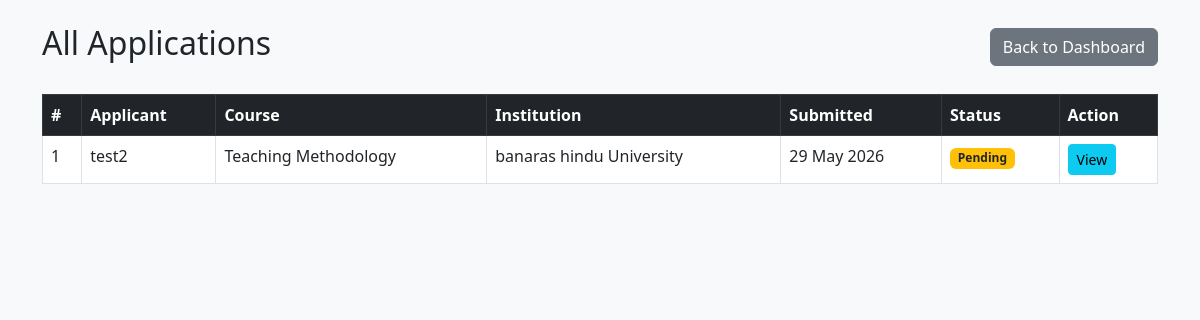
/applications/admin/list/ (signed in), run on an earlier commit of the app's database.
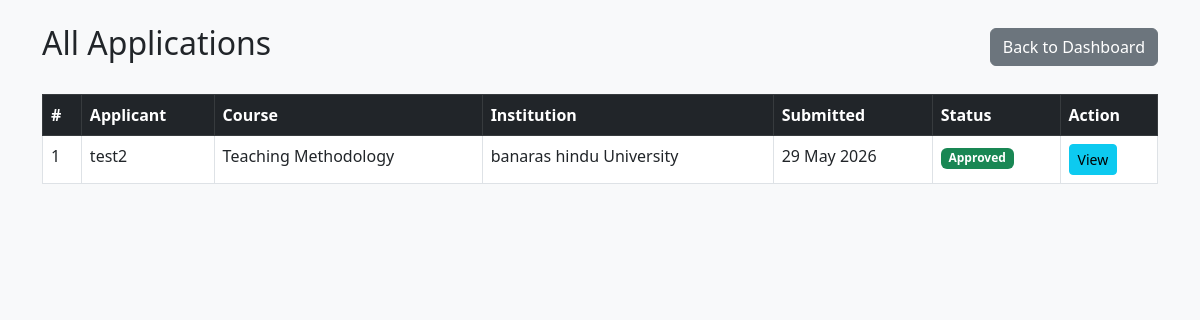
And on a later commit of the database.
### applications/models.py (models this page shows, shortened)
class Application(models.Model):
    STATUS_CHOICES = [
        ('pending', 'Pending'),
        ('approved', 'Approved'),
        ('rejected', 'Rejected'),
    ]
    applicant = models.ForeignKey(CustomUser, on_delete=models.CASCADE)
    course = models.ForeignKey(Course, on_delete=models.CASCADE)
    status = models.CharField(max_length=20, choices=STATUS_CHOICES, default='pending')
    full_name = models.CharField(max_length=255)
    email = models.EmailField()
    phone = models.CharField(max_length=15)
    institution = models.CharField(max_length=255)
    designation = models.CharField(max_length=100)
    state = models.CharField(max_length=100)
    original_form = models.FileField(upload_to='applications/forms/', blank=True, null=True)
    hod_signed_form = models.FileField(upload_to='applications/hod_signed/', blank=True, null=True)
    admin_remarks = models.TextField(blank=True)
    submitted_at = models.DateTimeField(auto_now_add=True)
    updated_at = models.DateTimeField(auto_now=True)
    class Meta:
        unique_together = ['applicant', 'course']  # one application per course

### courses/models.py (models this page shows, shortened)
class Course(models.Model):
    title = models.CharField(max_length=255)
    description = models.TextField()
    eligibility = models.TextField()
    duration = models.CharField(max_length=100)
    start_date = models.DateField()
    end_date = models.DateField()
    total_seats = models.IntegerField()
    seats_filled = models.IntegerField(default=0)
    is_visible = models.BooleanField(default=True)
    is_closed = models.BooleanField(default=False)
    created_by = models.ForeignKey(CustomUser, on_delete=models.SET_NULL, null=True)
    created_at = models.DateTimeField(auto_now_add=True)

### applications/views.py (the view)
# urls.py: path('admin/list/', views.admin_application_list, name='admin_application_list'),
def admin_application_list(request):
    if not request.user.is_authenticated or not request.user.is_superuser and request.user.role != 'admin':
        return redirect('login')
    applications = Application.objects.all().order_by('-submitted_at')
    return render(request, 'applications/admin_application_list.html', {'applications': applications})

### templates/applications/admin_application_list.html (shortened to what this page needs)
{% extends 'base.html' %}
{% block content %}
<div class="container mt-4">
    <div class="d-flex justify-content-between align-items-center mb-4">
        <h2>All Applications</h2>
        <a href="{% url 'admin_dashboard' %}" class="btn btn-secondary">Back to Dashboard</a>
    </div>
    {% if applications %}
    <table class="table table-bordered table-hover">
        <thead class="table-dark">
            <tr>
                <th>#</th>
                <th>Applicant</th>
                <th>Course</th>
                <th>Institution</th>
                <th>Submitted</th>
                <th>Status</th>
                <th>Action</th>
            </tr>
        </thead>
        <tbody>
            {% for app in applications %}
            <tr>
                <td>{{ forloop.counter }}</td>
                <td>{{ app.full_name }}</td>
                <td>{{ app.course.title }}</td>
                <td>{{ app.institution }}</td>
                <td>{{ app.submitted_at|date:"d M Y" }}</td>
                <td>
                    {% if app.status == 'pending' %}
                        <span class="badge bg-warning text-dark">Pending</span>
                    {% elif app.status == 'approved' %}
                        <span class="badge bg-success">Approved</span>
                    {% elif app.status == 'rejected' %}
                        <span class="badge bg-danger">Rejected</span>
                    {% endif %}
                </td>
                <td>
                    <a href="{% url 'admin_application_detail' app.pk %}" class="btn btn-sm btn-info">View</a>
                </td>
            </tr>
            {% endfor %}
        </tbody>
    </table>
    {% else %}
        <div class="alert alert-info">No applications yet.</div>
    {% endif %}
</div>
{% endblock %}

What changed in the data, as far as the page shows it:
changed Application "test2": status "Pending" → "Approved"
